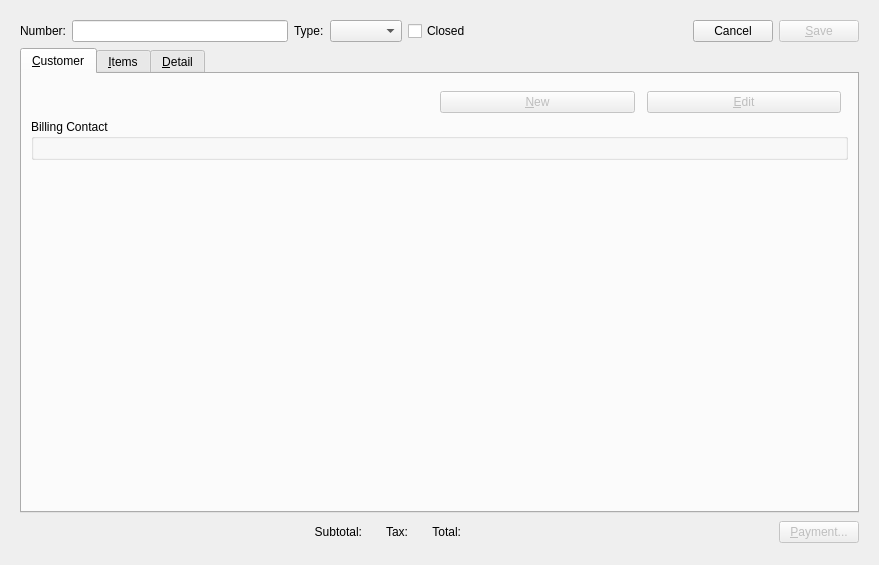
<?xml version="1.0" encoding="UTF-8"?>
<ui version="4.0">
 <class>retailSale</class>
 <widget class="QWidget" name="retailSale">
  <property name="geometry">
   <rect>
    <x>0</x>
    <y>0</y>
    <width>879</width>
    <height>565</height>
   </rect>
  </property>
  <property name="windowTitle">
   <string>Retail Sale</string>
  </property>
  <layout class="QGridLayout" name="gridLayout_6">
   <item row="0" column="0">
    <widget class="Screen" name="_sale">
     <property name="schemaName">
      <string>xtpos</string>
     </property>
     <property name="tableName">
      <string>api_sale</string>
     </property>
     <property name="primaryKeyColumns">
      <number>1</number>
     </property>
     <layout class="QGridLayout" name="gridLayout_3">
      <item row="0" column="0">
       <layout class="QHBoxLayout" name="_2">
        <item>
         <widget class="QLabel" name="_numberLit">
          <property name="text">
           <string>Number:</string>
          </property>
          <property name="alignment">
           <set>Qt::AlignRight|Qt::AlignTrailing|Qt::AlignVCenter</set>
          </property>
         </widget>
        </item>
        <item>
         <widget class="XLineEdit" name="_number">
          <property name="text">
           <string/>
          </property>
          <property name="fieldName">
           <string>sale_number</string>
          </property>
         </widget>
        </item>
        <item>
         <widget class="QLabel" name="_typeLit">
          <property name="text">
           <string>Type:</string>
          </property>
         </widget>
        </item>
        <item>
         <widget class="XComboBox" name="_type">
          <property name="fieldName">
           <string>type</string>
          </property>
         </widget>
        </item>
        <item>
         <widget class="XCheckBox" name="_closed">
          <property name="text">
           <string>Closed</string>
          </property>
          <property name="fieldName">
           <string>closed</string>
          </property>
          <property name="forgetful">
           <bool>true</bool>
          </property>
         </widget>
        </item>
        <item>
         <spacer>
          <property name="orientation">
           <enum>Qt::Horizontal</enum>
          </property>
          <property name="sizeHint" stdset="0">
           <size>
            <width>16</width>
            <height>20</height>
           </size>
          </property>
         </spacer>
        </item>
        <item>
         <widget class="QPushButton" name="_cancel">
          <property name="text">
           <string>Cancel</string>
          </property>
          <property name="checkable">
           <bool>false</bool>
          </property>
         </widget>
        </item>
        <item>
         <widget class="QPushButton" name="_save">
          <property name="enabled">
           <bool>false</bool>
          </property>
          <property name="text">
           <string>&amp;Save</string>
          </property>
         </widget>
        </item>
       </layout>
      </item>
      <item row="1" column="0">
       <widget class="QTabWidget" name="_tab">
        <property name="currentIndex">
         <number>0</number>
        </property>
        <widget class="QWidget" name="_custTab">
         <attribute name="title">
          <string>&amp;Customer</string>
         </attribute>
         <layout class="QGridLayout" name="_3">
          <item row="0" column="0">
           <layout class="QHBoxLayout" name="_4">
            <property name="spacing">
             <number>0</number>
            </property>
            <item>
             <widget class="CustInfo" name="_cust">
              <property name="fieldName">
               <string>customer_number</string>
              </property>
             </widget>
            </item>
            <item>
             <layout class="QHBoxLayout" name="_5">
              <property name="spacing">
               <number>12</number>
              </property>
              <property name="topMargin">
               <number>8</number>
              </property>
              <item>
               <widget class="QPushButton" name="_new">
                <property name="enabled">
                 <bool>false</bool>
                </property>
                <property name="text">
                 <string>&amp;New</string>
                </property>
               </widget>
              </item>
              <item>
               <widget class="QPushButton" name="_edit">
                <property name="enabled">
                 <bool>false</bool>
                </property>
                <property name="text">
                 <string>&amp;Edit</string>
                </property>
               </widget>
              </item>
              <item>
               <spacer>
                <property name="orientation">
                 <enum>Qt::Horizontal</enum>
                </property>
               </spacer>
              </item>
             </layout>
            </item>
           </layout>
          </item>
          <item row="1" column="0">
           <widget class="QGroupBox" name="_cntctGroup">
            <property name="title">
             <string>Billing Contact</string>
            </property>
            <layout class="QGridLayout" name="_6">
             <item row="0" column="0">
              <widget class="ContactCluster" name="_contact">
               <property name="accountVisible">
                <bool>false</bool>
               </property>
               <property name="activeVisible">
                <bool>false</bool>
               </property>
               <property name="initialsVisible">
                <bool>false</bool>
               </property>
               <property name="webaddrVisible">
                <bool>false</bool>
               </property>
               <property name="fieldNameChange">
                <string>contact_change</string>
               </property>
               <property name="fieldNameNumber">
                <string>contact_number</string>
               </property>
               <property name="fieldNameFirst">
                <string>first</string>
               </property>
               <property name="fieldNameMiddle">
                <string>middle</string>
               </property>
               <property name="fieldNameLast">
                <string>last</string>
               </property>
               <property name="fieldNameSuffix">
                <string>suffix</string>
               </property>
               <property name="fieldNameTitle">
                <string>job_title</string>
               </property>
               <property name="fieldNamePhone">
                <string>voice</string>
               </property>
               <property name="fieldNamePhone2">
                <string>alternate</string>
               </property>
               <property name="fieldNameFax">
                <string>fax</string>
               </property>
               <property name="fieldNameEmailAddress">
                <string>email</string>
               </property>
               <property name="fieldNameWebAddress">
                <string>web</string>
               </property>
               <property name="fieldNameAddressChange" stdset="0">
                <string>address_change</string>
               </property>
               <property name="fieldNameAddressNumber" stdset="0">
                <string>address_number</string>
               </property>
               <property name="fieldNameLine1">
                <string>address1</string>
               </property>
               <property name="fieldNameLine2">
                <string>address2</string>
               </property>
               <property name="fieldNameLine3">
                <string>address3</string>
               </property>
               <property name="fieldNameCity">
                <string>city</string>
               </property>
               <property name="fieldNameState">
                <string>state</string>
               </property>
               <property name="fieldNamePostalCode">
                <string>postalcode</string>
               </property>
               <property name="fieldNameCountry">
                <string>country</string>
               </property>
              </widget>
             </item>
            </layout>
           </widget>
          </item>
          <item row="3" column="0">
           <spacer>
            <property name="orientation">
             <enum>Qt::Vertical</enum>
            </property>
            <property name="sizeHint" stdset="0">
             <size>
              <width>20</width>
              <height>40</height>
             </size>
            </property>
           </spacer>
          </item>
         </layout>
        </widget>
        <widget class="QWidget" name="_itemsTab">
         <attribute name="title">
          <string>&amp;Items</string>
         </attribute>
         <layout class="QGridLayout" name="gridLayout_4">
          <item row="0" column="0">
           <widget class="XTreeView" name="_saleitems">
            <property name="enabled">
             <bool>true</bool>
            </property>
            <property name="editTriggers">
             <set>QAbstractItemView::NoEditTriggers</set>
            </property>
            <property name="alternatingRowColors">
             <bool>false</bool>
            </property>
            <property name="schemaName">
             <string>xtpos</string>
            </property>
            <property name="tableName">
             <string>api_saleitem</string>
            </property>
            <property name="primaryKeyCoulmns" stdset="0">
             <number>2</number>
            </property>
           </widget>
          </item>
          <item row="1" column="0">
           <layout class="QHBoxLayout" name="_7">
            <property name="spacing">
             <number>12</number>
            </property>
            <item>
             <widget class="QPushButton" name="_add">
              <property name="text">
               <string>Add</string>
              </property>
              <property name="default">
               <bool>true</bool>
              </property>
             </widget>
            </item>
            <item>
             <widget class="QPushButton" name="_remove">
              <property name="enabled">
               <bool>false</bool>
              </property>
              <property name="text">
               <string>Remove</string>
              </property>
             </widget>
            </item>
            <item>
             <spacer>
              <property name="orientation">
               <enum>Qt::Horizontal</enum>
              </property>
              <property name="sizeHint" stdset="0">
               <size>
                <width>16</width>
                <height>20</height>
               </size>
              </property>
             </spacer>
            </item>
            <item>
             <widget class="QLabel" name="_receiptNumberLit">
              <property name="text">
               <string>Receipt Number:</string>
              </property>
             </widget>
            </item>
            <item>
             <widget class="XLineEdit" name="_receiptNumber">
              <property name="enabled">
               <bool>false</bool>
              </property>
              <property name="sizePolicy">
               <sizepolicy hsizetype="Preferred" vsizetype="Fixed">
                <horstretch>0</horstretch>
                <verstretch>0</verstretch>
               </sizepolicy>
              </property>
             </widget>
            </item>
            <item>
             <widget class="QPushButton" name="_receiptSearch">
              <property name="text">
               <string>...</string>
              </property>
             </widget>
            </item>
           </layout>
          </item>
          <item row="2" column="0">
           <widget class="Screen" name="_saleitem">
            <property name="primaryKeyColumns">
             <number>2</number>
            </property>
            <layout class="QGridLayout" name="_8">
             <property name="margin">
              <number>0</number>
             </property>
             <property name="spacing">
              <number>0</number>
             </property>
             <item row="0" column="0">
              <widget class="QGroupBox" name="_itemGroup">
               <property name="title">
                <string/>
               </property>
               <layout class="QGridLayout" name="gridLayout_5">
                <item row="0" column="0">
                 <widget class="ItemCluster" name="_item">
                  <property name="fieldName">
                   <string>item_number</string>
                  </property>
                 </widget>
                </item>
                <item row="0" column="1">
                 <layout class="QGridLayout" name="_9">
                  <property name="verticalSpacing">
                   <number>0</number>
                  </property>
                  <item row="0" column="0">
                   <widget class="QLabel" name="_qtyLit">
                    <property name="text">
                     <string>Qty:</string>
                    </property>
                    <property name="alignment">
                     <set>Qt::AlignRight|Qt::AlignTrailing|Qt::AlignVCenter</set>
                    </property>
                    <property name="margin">
                     <number>5</number>
                    </property>
                   </widget>
                  </item>
                  <item row="0" column="1">
                   <layout class="QHBoxLayout" name="_10">
                    <item>
                     <widget class="XLineEdit" name="_qty">
                      <property name="fieldName">
                       <string>qty</string>
                      </property>
                      <property name="defaultText">
                       <string>1</string>
                      </property>
                     </widget>
                    </item>
                    <item>
                     <spacer>
                      <property name="orientation">
                       <enum>Qt::Horizontal</enum>
                      </property>
                      <property name="sizeHint" stdset="0">
                       <size>
                        <width>81</width>
                        <height>21</height>
                       </size>
                      </property>
                     </spacer>
                    </item>
                   </layout>
                  </item>
                  <item row="1" column="0">
                   <widget class="QLabel" name="_unitPriceLit">
                    <property name="text">
                     <string>Unit Price:</string>
                    </property>
                    <property name="alignment">
                     <set>Qt::AlignRight|Qt::AlignTrailing|Qt::AlignVCenter</set>
                    </property>
                    <property name="margin">
                     <number>5</number>
                    </property>
                   </widget>
                  </item>
                  <item row="2" column="0">
                   <widget class="QLabel" name="_extendedPriceLit">
                    <property name="text">
                     <string>Extended:</string>
                    </property>
                    <property name="alignment">
                     <set>Qt::AlignRight|Qt::AlignTrailing|Qt::AlignVCenter</set>
                    </property>
                    <property name="margin">
                     <number>5</number>
                    </property>
                   </widget>
                  </item>
                  <item row="1" column="1">
                   <layout class="QHBoxLayout" name="horizontalLayout_3">
                    <item>
                     <widget class="CurrCluster" name="_unitPrice">
                      <property name="sizePolicy">
                       <sizepolicy hsizetype="Fixed" vsizetype="Preferred">
                        <horstretch>0</horstretch>
                        <verstretch>0</verstretch>
                       </sizepolicy>
                      </property>
                      <property name="fieldNameValue">
                       <string>price</string>
                      </property>
                      <property name="format">
                       <enum>CurrDisplay::SalesPrice</enum>
                      </property>
                      <property name="currencyEnabled">
                       <bool>false</bool>
                      </property>
                      <property name="currencyVisible">
                       <bool>false</bool>
                      </property>
                     </widget>
                    </item>
                    <item>
                     <spacer name="horizontalSpacer_3">
                      <property name="orientation">
                       <enum>Qt::Horizontal</enum>
                      </property>
                      <property name="sizeHint" stdset="0">
                       <size>
                        <width>40</width>
                        <height>20</height>
                       </size>
                      </property>
                     </spacer>
                    </item>
                   </layout>
                  </item>
                  <item row="2" column="1">
                   <layout class="QHBoxLayout" name="horizontalLayout_4">
                    <item>
                     <widget class="CurrCluster" name="_extendedPrice">
                      <property name="sizePolicy">
                       <sizepolicy hsizetype="Fixed" vsizetype="Preferred">
                        <horstretch>0</horstretch>
                        <verstretch>0</verstretch>
                       </sizepolicy>
                      </property>
                      <property name="fieldNameValue">
                       <string>extension</string>
                      </property>
                      <property name="format">
                       <enum>CurrDisplay::ExtPrice</enum>
                      </property>
                      <property name="currencyEnabled">
                       <bool>false</bool>
                      </property>
                      <property name="currencyVisible">
                       <bool>false</bool>
                      </property>
                      <property name="enabled">
                       <bool>false</bool>
                      </property>
                     </widget>
                    </item>
                    <item>
                     <spacer name="horizontalSpacer_4">
                      <property name="orientation">
                       <enum>Qt::Horizontal</enum>
                      </property>
                      <property name="sizeHint" stdset="0">
                       <size>
                        <width>40</width>
                        <height>20</height>
                       </size>
                      </property>
                     </spacer>
                    </item>
                   </layout>
                  </item>
                 </layout>
                </item>
               </layout>
               <zorder>_item</zorder>
               <zorder></zorder>
              </widget>
             </item>
            </layout>
           </widget>
          </item>
         </layout>
        </widget>
        <widget class="QWidget" name="_detailTab">
         <attribute name="title">
          <string>&amp;Detail</string>
         </attribute>
         <layout class="QGridLayout" name="gridLayout_2">
          <item row="0" column="0">
           <layout class="QHBoxLayout" name="horizontalLayout_2">
            <item>
             <layout class="QGridLayout" name="gridLayout">
              <item row="0" column="1">
               <widget class="DLineEdit" name="_date">
                <property name="enabled">
                 <bool>false</bool>
                </property>
                <property name="sizePolicy">
                 <sizepolicy hsizetype="Minimum" vsizetype="Fixed">
                  <horstretch>0</horstretch>
                  <verstretch>0</verstretch>
                 </sizepolicy>
                </property>
                <property name="defaultDate">
                 <enum>XDateEdit::Current</enum>
                </property>
                <property name="fieldName">
                 <string>date</string>
                </property>
               </widget>
              </item>
              <item row="1" column="1">
               <layout class="QHBoxLayout" name="_11">
                <item>
                 <widget class="XComboBox" name="_salesrep">
                  <property name="allowNull">
                   <bool>true</bool>
                  </property>
                  <property name="nullStr">
                   <string>None</string>
                  </property>
                  <property name="type">
                   <enum>XComboBox::SalesReps</enum>
                  </property>
                  <property name="defaultCode">
                   <enum>XComboBox::None</enum>
                  </property>
                  <property name="fieldName">
                   <string>sales_rep</string>
                  </property>
                 </widget>
                </item>
                <item>
                 <spacer>
                  <property name="orientation">
                   <enum>Qt::Horizontal</enum>
                  </property>
                  <property name="sizeHint" stdset="0">
                   <size>
                    <width>16</width>
                    <height>24</height>
                   </size>
                  </property>
                 </spacer>
                </item>
               </layout>
              </item>
              <item row="1" column="3">
               <layout class="QHBoxLayout" name="horizontalLayout">
                <item>
                 <widget class="WComboBox" name="_site">
                  <property name="allowNull">
                   <bool>false</bool>
                  </property>
                  <property name="defaultCode">
                   <enum>XComboBox::None</enum>
                  </property>
                  <property name="fieldName">
                   <string>site</string>
                  </property>
                 </widget>
                </item>
                <item>
                 <spacer name="horizontalSpacer">
                  <property name="orientation">
                   <enum>Qt::Horizontal</enum>
                  </property>
                  <property name="sizeHint" stdset="0">
                   <size>
                    <width>0</width>
                    <height>20</height>
                   </size>
                  </property>
                 </spacer>
                </item>
               </layout>
              </item>
              <item row="0" column="0">
               <widget class="QLabel" name="_dateLit">
                <property name="text">
                 <string>Date:</string>
                </property>
                <property name="alignment">
                 <set>Qt::AlignRight|Qt::AlignTrailing|Qt::AlignVCenter</set>
                </property>
               </widget>
              </item>
              <item row="1" column="0">
               <widget class="XLabel" name="_salesrepLit">
                <property name="text">
                 <string>Sales Rep:</string>
                </property>
                <property name="alignment">
                 <set>Qt::AlignRight|Qt::AlignTrailing|Qt::AlignVCenter</set>
                </property>
               </widget>
              </item>
              <item row="0" column="2">
               <widget class="QLabel" name="TerminalLit">
                <property name="text">
                 <string>Terminal:</string>
                </property>
                <property name="alignment">
                 <set>Qt::AlignRight|Qt::AlignTrailing|Qt::AlignVCenter</set>
                </property>
               </widget>
              </item>
              <item row="1" column="2">
               <widget class="QLabel" name="_siteLit">
                <property name="text">
                 <string>Site:</string>
                </property>
                <property name="alignment">
                 <set>Qt::AlignRight|Qt::AlignTrailing|Qt::AlignVCenter</set>
                </property>
               </widget>
              </item>
              <item row="0" column="4">
               <layout class="QHBoxLayout" name="horizontalLayout_5">
                <item>
                 <widget class="QLabel" name="_taxzoneLit">
                  <property name="text">
                   <string>Tax Zone:</string>
                  </property>
                 </widget>
                </item>
                <item>
                 <widget class="XComboBox" name="_taxzone">
                  <property name="allowNull">
                   <bool>true</bool>
                  </property>
                  <property name="nullStr">
                   <string>None</string>
                  </property>
                  <property name="type">
                   <enum>XComboBox::TaxZones</enum>
                  </property>
                  <property name="defaultCode">
                   <enum>XComboBox::None</enum>
                  </property>
                  <property name="fieldName">
                   <string>tax_zone</string>
                  </property>
                 </widget>
                </item>
                <item>
                 <spacer name="horizontalSpacer_5">
                  <property name="orientation">
                   <enum>Qt::Horizontal</enum>
                  </property>
                  <property name="sizeHint" stdset="0">
                   <size>
                    <width>0</width>
                    <height>20</height>
                   </size>
                  </property>
                 </spacer>
                </item>
               </layout>
              </item>
              <item row="0" column="3">
               <layout class="QHBoxLayout" name="horizontalLayout_6">
                <item>
                 <widget class="XComboBox" name="_terminal">
                  <property name="fieldName">
                   <string>terminal</string>
                  </property>
                 </widget>
                </item>
                <item>
                 <spacer name="horizontalSpacer_6">
                  <property name="orientation">
                   <enum>Qt::Horizontal</enum>
                  </property>
                  <property name="sizeHint" stdset="0">
                   <size>
                    <width>0</width>
                    <height>20</height>
                   </size>
                  </property>
                 </spacer>
                </item>
               </layout>
              </item>
             </layout>
            </item>
            <item>
             <spacer>
              <property name="orientation">
               <enum>Qt::Horizontal</enum>
              </property>
              <property name="sizeHint" stdset="0">
               <size>
                <width>40</width>
                <height>20</height>
               </size>
              </property>
             </spacer>
            </item>
           </layout>
          </item>
          <item row="1" column="0">
           <layout class="QVBoxLayout" name="_12">
            <property name="spacing">
             <number>0</number>
            </property>
            <item>
             <widget class="QLabel" name="_notesLit">
              <property name="text">
               <string>Notes</string>
              </property>
             </widget>
            </item>
            <item>
             <widget class="XTextEdit" name="_notes">
              <property name="fieldName">
               <string>notes</string>
              </property>
             </widget>
            </item>
           </layout>
          </item>
         </layout>
        </widget>
       </widget>
      </item>
      <item row="2" column="0">
       <layout class="QHBoxLayout" name="_13">
        <property name="spacing">
         <number>12</number>
        </property>
        <item>
         <spacer>
          <property name="orientation">
           <enum>Qt::Horizontal</enum>
          </property>
          <property name="sizeHint" stdset="0">
           <size>
            <width>0</width>
            <height>26</height>
           </size>
          </property>
         </spacer>
        </item>
        <item>
         <widget class="QLabel" name="_subtotalLit">
          <property name="text">
           <string>Subtotal:</string>
          </property>
          <property name="alignment">
           <set>Qt::AlignRight|Qt::AlignTrailing|Qt::AlignVCenter</set>
          </property>
         </widget>
        </item>
        <item>
         <widget class="CurrCluster" name="_subtotal">
          <property name="fieldNameValue">
           <string>subtotal</string>
          </property>
          <property name="currencyVisible">
           <bool>false</bool>
          </property>
          <property name="enabled">
           <bool>false</bool>
          </property>
         </widget>
        </item>
        <item>
         <widget class="QLabel" name="_taxLit">
          <property name="text">
           <string>Tax:</string>
          </property>
          <property name="alignment">
           <set>Qt::AlignRight|Qt::AlignTrailing|Qt::AlignVCenter</set>
          </property>
         </widget>
        </item>
        <item>
         <widget class="CurrCluster" name="_tax">
          <property name="fieldNameValue">
           <string>tax</string>
          </property>
          <property name="currencyVisible">
           <bool>false</bool>
          </property>
          <property name="enabled">
           <bool>false</bool>
          </property>
         </widget>
        </item>
        <item>
         <widget class="QLabel" name="_totalLit">
          <property name="text">
           <string>Total:</string>
          </property>
          <property name="alignment">
           <set>Qt::AlignRight|Qt::AlignTrailing|Qt::AlignVCenter</set>
          </property>
         </widget>
        </item>
        <item>
         <widget class="CurrCluster" name="_total">
          <property name="fieldNameValue">
           <string>total</string>
          </property>
          <property name="currencyVisible">
           <bool>false</bool>
          </property>
          <property name="enabled">
           <bool>false</bool>
          </property>
         </widget>
        </item>
        <item>
         <spacer name="horizontalSpacer_2">
          <property name="orientation">
           <enum>Qt::Horizontal</enum>
          </property>
          <property name="sizeHint" stdset="0">
           <size>
            <width>0</width>
            <height>20</height>
           </size>
          </property>
         </spacer>
        </item>
        <item>
         <widget class="QPushButton" name="_payment">
          <property name="enabled">
           <bool>false</bool>
          </property>
          <property name="text">
           <string>&amp;Payment...</string>
          </property>
         </widget>
        </item>
       </layout>
      </item>
     </layout>
    </widget>
   </item>
  </layout>
 </widget>
 <customwidgets>
  <customwidget>
   <class>ContactCluster</class>
   <extends>QWidget</extends>
   <header>contactcluster.h</header>
  </customwidget>
  <customwidget>
   <class>CurrCluster</class>
   <extends>CurrDisplay</extends>
   <header>currcluster.h</header>
  </customwidget>
  <customwidget>
   <class>CurrDisplay</class>
   <extends>QWidget</extends>
   <header>currcluster.h</header>
  </customwidget>
  <customwidget>
   <class>CustInfo</class>
   <extends>QWidget</extends>
   <header>custcluster.h</header>
  </customwidget>
  <customwidget>
   <class>DLineEdit</class>
   <extends>QWidget</extends>
   <header>datecluster.h</header>
  </customwidget>
  <customwidget>
   <class>ItemCluster</class>
   <extends>QWidget</extends>
   <header>itemcluster.h</header>
  </customwidget>
  <customwidget>
   <class>Screen</class>
   <extends>QWidget</extends>
   <header>screen.h</header>
   <container>1</container>
  </customwidget>
  <customwidget>
   <class>WComboBox</class>
   <extends>XComboBox</extends>
   <header>wcombobox.h</header>
  </customwidget>
  <customwidget>
   <class>XCheckBox</class>
   <extends>QCheckBox</extends>
   <header>xcheckbox.h</header>
  </customwidget>
  <customwidget>
   <class>XComboBox</class>
   <extends>QComboBox</extends>
   <header>xcombobox.h</header>
  </customwidget>
  <customwidget>
   <class>XLabel</class>
   <extends>QLabel</extends>
   <header>xlabel.h</header>
  </customwidget>
  <customwidget>
   <class>XLineEdit</class>
   <extends>QLineEdit</extends>
   <header>xlineedit.h</header>
   <container>1</container>
  </customwidget>
  <customwidget>
   <class>XTreeView</class>
   <extends>QTreeView</extends>
   <header>xtreeview.h</header>
  </customwidget>
  <customwidget>
   <class>XTextEdit</class>
   <extends>QTextEdit</extends>
   <header>xtextedit.h</header>
  </customwidget>
 </customwidgets>
 <resources/>
 <connections>
  <connection>
   <sender>_sale</sender>
   <signal>newDataWidgetMapper(XDataWidgetMapper*)</signal>
   <receiver>_number</receiver>
   <slot>setDataWidgetMap(XDataWidgetMapper*)</slot>
   <hints>
    <hint type="sourcelabel">
     <x>439</x>
     <y>282</y>
    </hint>
    <hint type="destinationlabel">
     <x>178</x>
     <y>38</y>
    </hint>
   </hints>
  </connection>
  <connection>
   <sender>_sale</sender>
   <signal>newDataWidgetMapper(XDataWidgetMapper*)</signal>
   <receiver>_type</receiver>
   <slot>setDataWidgetMap(XDataWidgetMapper*)</slot>
   <hints>
    <hint type="sourcelabel">
     <x>439</x>
     <y>282</y>
    </hint>
    <hint type="destinationlabel">
     <x>376</x>
     <y>39</y>
    </hint>
   </hints>
  </connection>
  <connection>
   <sender>_sale</sender>
   <signal>newDataWidgetMapper(XDataWidgetMapper*)</signal>
   <receiver>_contact</receiver>
   <slot>setDataWidgetMap(XDataWidgetMapper*)</slot>
   <hints>
    <hint type="sourcelabel">
     <x>439</x>
     <y>282</y>
    </hint>
    <hint type="destinationlabel">
     <x>439</x>
     <y>274</y>
    </hint>
   </hints>
  </connection>
  <connection>
   <sender>_sale</sender>
   <signal>newDataWidgetMapper(XDataWidgetMapper*)</signal>
   <receiver>_salesrep</receiver>
   <slot>setDataWidgetMap(XDataWidgetMapper*)</slot>
   <hints>
    <hint type="sourcelabel">
     <x>439</x>
     <y>282</y>
    </hint>
    <hint type="destinationlabel">
     <x>167</x>
     <y>158</y>
    </hint>
   </hints>
  </connection>
  <connection>
   <sender>_sale</sender>
   <signal>newDataWidgetMapper(XDataWidgetMapper*)</signal>
   <receiver>_terminal</receiver>
   <slot>setDataWidgetMap(XDataWidgetMapper*)</slot>
   <hints>
    <hint type="sourcelabel">
     <x>439</x>
     <y>282</y>
    </hint>
    <hint type="destinationlabel">
     <x>406</x>
     <y>120</y>
    </hint>
   </hints>
  </connection>
  <connection>
   <sender>_sale</sender>
   <signal>newDataWidgetMapper(XDataWidgetMapper*)</signal>
   <receiver>_date</receiver>
   <slot>setDataWidgetMap(XDataWidgetMapper*)</slot>
   <hints>
    <hint type="sourcelabel">
     <x>439</x>
     <y>282</y>
    </hint>
    <hint type="destinationlabel">
     <x>195</x>
     <y>120</y>
    </hint>
   </hints>
  </connection>
  <connection>
   <sender>_sale</sender>
   <signal>newDataWidgetMapper(XDataWidgetMapper*)</signal>
   <receiver>_notes</receiver>
   <slot>setDataWidgetMap(XDataWidgetMapper*)</slot>
   <hints>
    <hint type="sourcelabel">
     <x>439</x>
     <y>282</y>
    </hint>
    <hint type="destinationlabel">
     <x>439</x>
     <y>333</y>
    </hint>
   </hints>
  </connection>
  <connection>
   <sender>_sale</sender>
   <signal>newDataWidgetMapper(XDataWidgetMapper*)</signal>
   <receiver>_taxzone</receiver>
   <slot>setDataWidgetMap(XDataWidgetMapper*)</slot>
   <hints>
    <hint type="sourcelabel">
     <x>439</x>
     <y>282</y>
    </hint>
    <hint type="destinationlabel">
     <x>598</x>
     <y>120</y>
    </hint>
   </hints>
  </connection>
  <connection>
   <sender>_sale</sender>
   <signal>newDataWidgetMapper(XDataWidgetMapper*)</signal>
   <receiver>_total</receiver>
   <slot>setDataWidgetMap(XDataWidgetMapper*)</slot>
   <hints>
    <hint type="sourcelabel">
     <x>439</x>
     <y>282</y>
    </hint>
    <hint type="destinationlabel">
     <x>632</x>
     <y>519</y>
    </hint>
   </hints>
  </connection>
  <connection>
   <sender>_sale</sender>
   <signal>newDataWidgetMapper(XDataWidgetMapper*)</signal>
   <receiver>_subtotal</receiver>
   <slot>setDataWidgetMap(XDataWidgetMapper*)</slot>
   <hints>
    <hint type="sourcelabel">
     <x>439</x>
     <y>282</y>
    </hint>
    <hint type="destinationlabel">
     <x>201</x>
     <y>519</y>
    </hint>
   </hints>
  </connection>
  <connection>
   <sender>_sale</sender>
   <signal>newDataWidgetMapper(XDataWidgetMapper*)</signal>
   <receiver>_tax</receiver>
   <slot>setDataWidgetMap(XDataWidgetMapper*)</slot>
   <hints>
    <hint type="sourcelabel">
     <x>439</x>
     <y>282</y>
    </hint>
    <hint type="destinationlabel">
     <x>412</x>
     <y>519</y>
    </hint>
   </hints>
  </connection>
  <connection>
   <sender>_sale</sender>
   <signal>newDataWidgetMapper(XDataWidgetMapper*)</signal>
   <receiver>_saleitems</receiver>
   <slot>setDataWidgetMap(XDataWidgetMapper*)</slot>
   <hints>
    <hint type="sourcelabel">
     <x>439</x>
     <y>282</y>
    </hint>
    <hint type="destinationlabel">
     <x>439</x>
     <y>199</y>
    </hint>
   </hints>
  </connection>
  <connection>
   <sender>_sale</sender>
   <signal>newDataWidgetMapper(XDataWidgetMapper*)</signal>
   <receiver>_cust</receiver>
   <slot>setDataWidgetMap(XDataWidgetMapper*)</slot>
   <hints>
    <hint type="sourcelabel">
     <x>439</x>
     <y>282</y>
    </hint>
    <hint type="destinationlabel">
     <x>200</x>
     <y>124</y>
    </hint>
   </hints>
  </connection>
  <connection>
   <sender>_sale</sender>
   <signal>newDataWidgetMapper(XDataWidgetMapper*)</signal>
   <receiver>_site</receiver>
   <slot>setDataWidgetMap(XDataWidgetMapper*)</slot>
   <hints>
    <hint type="sourcelabel">
     <x>439</x>
     <y>282</y>
    </hint>
    <hint type="destinationlabel">
     <x>406</x>
     <y>158</y>
    </hint>
   </hints>
  </connection>
  <connection>
   <sender>_sale</sender>
   <signal>newDataWidgetMapper(XDataWidgetMapper*)</signal>
   <receiver>_closed</receiver>
   <slot>setDataWidgetMap(XDataWidgetMapper*)</slot>
   <hints>
    <hint type="sourcelabel">
     <x>439</x>
     <y>282</y>
    </hint>
    <hint type="destinationlabel">
     <x>475</x>
     <y>39</y>
    </hint>
   </hints>
  </connection>
  <connection>
   <sender>_saleitem</sender>
   <signal>newDataWidgetMapper(XDataWidgetMapper*)</signal>
   <receiver>_extendedPrice</receiver>
   <slot>setDataWidgetMap(XDataWidgetMapper*)</slot>
   <hints>
    <hint type="sourcelabel">
     <x>439</x>
     <y>405</y>
    </hint>
    <hint type="destinationlabel">
     <x>608</x>
     <y>432</y>
    </hint>
   </hints>
  </connection>
  <connection>
   <sender>_saleitem</sender>
   <signal>newDataWidgetMapper(XDataWidgetMapper*)</signal>
   <receiver>_item</receiver>
   <slot>setDataWidgetMap(XDataWidgetMapper*)</slot>
   <hints>
    <hint type="sourcelabel">
     <x>439</x>
     <y>405</y>
    </hint>
    <hint type="destinationlabel">
     <x>248</x>
     <y>405</y>
    </hint>
   </hints>
  </connection>
  <connection>
   <sender>_saleitem</sender>
   <signal>newDataWidgetMapper(XDataWidgetMapper*)</signal>
   <receiver>_qty</receiver>
   <slot>setDataWidgetMap(XDataWidgetMapper*)</slot>
   <hints>
    <hint type="sourcelabel">
     <x>439</x>
     <y>405</y>
    </hint>
    <hint type="destinationlabel">
     <x>597</x>
     <y>376</y>
    </hint>
   </hints>
  </connection>
  <connection>
   <sender>_saleitem</sender>
   <signal>newDataWidgetMapper(XDataWidgetMapper*)</signal>
   <receiver>_unitPrice</receiver>
   <slot>setDataWidgetMap(XDataWidgetMapper*)</slot>
   <hints>
    <hint type="sourcelabel">
     <x>439</x>
     <y>405</y>
    </hint>
    <hint type="destinationlabel">
     <x>608</x>
     <y>404</y>
    </hint>
   </hints>
  </connection>
  <connection>
   <sender>_saleitems</sender>
   <signal>newModel(XSqlTableModel*)</signal>
   <receiver>_saleitem</receiver>
   <slot>setModel(XSqlTableModel*)</slot>
   <hints>
    <hint type="sourcelabel">
     <x>439</x>
     <y>199</y>
    </hint>
    <hint type="destinationlabel">
     <x>439</x>
     <y>405</y>
    </hint>
   </hints>
  </connection>
 </connections>
</ui>
